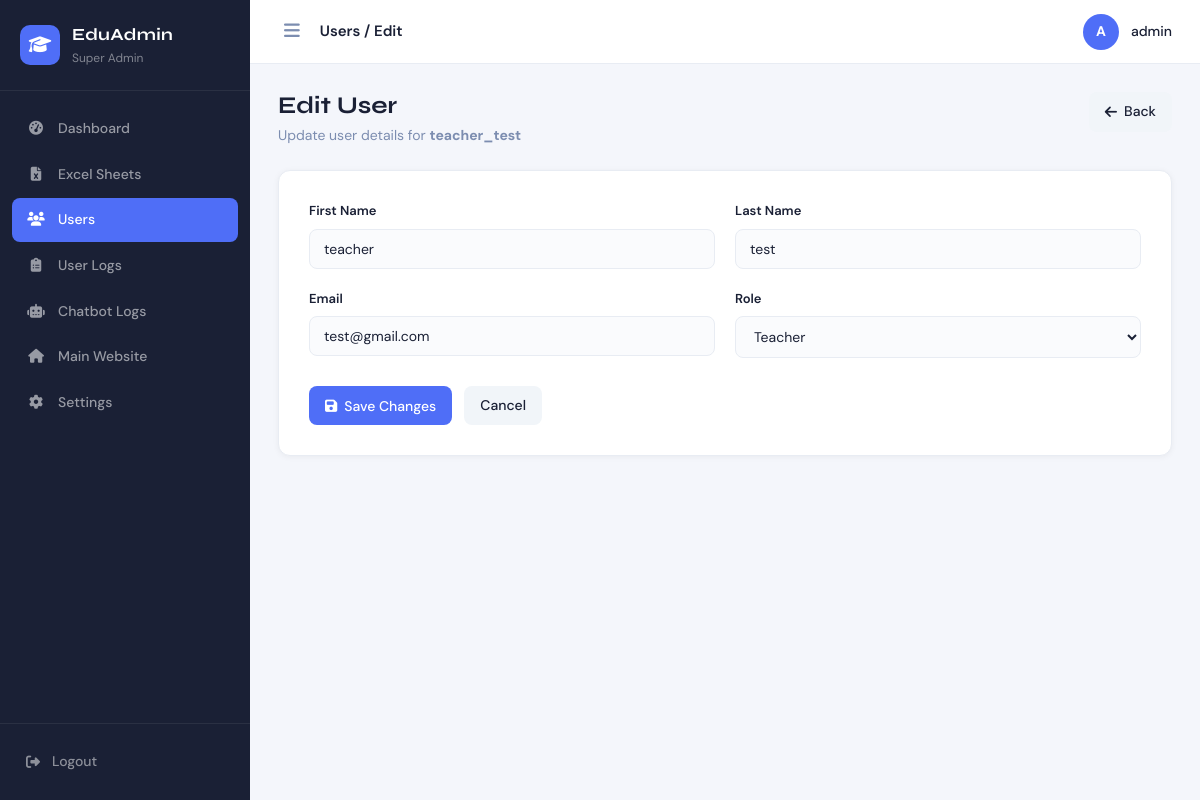
Page /admin-panel/users/edit/2/ (signed in) on the earlier database version.
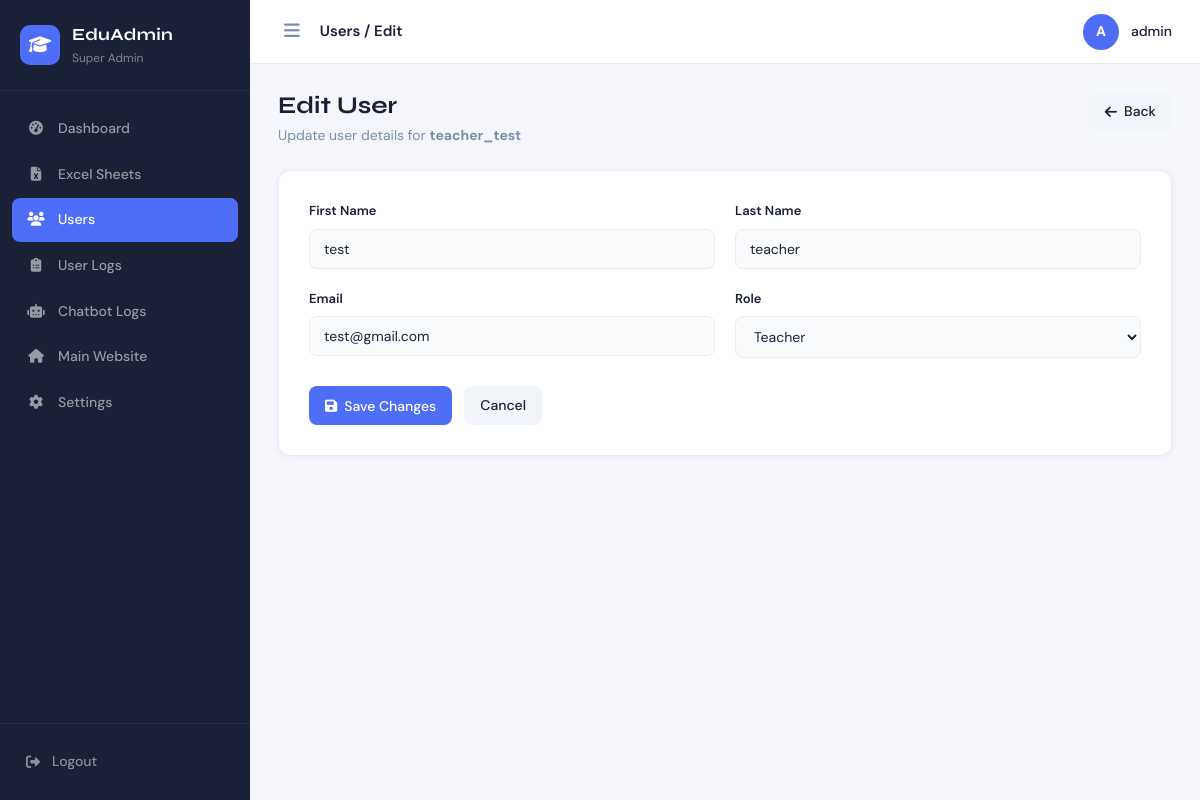
Same page on the later database version.
### excel_ai_chatbot/models.py (models this page shows, shortened)
class CustomUser(AbstractUser):
    ROLE_CHOICES = (
        ("superadmin", "Super Admin"),
        ("teacher", "Teacher"),
    )
    role = models.CharField(
        max_length=20,
        choices=ROLE_CHOICES,
        default="teacher"
    )

### admin_panel/views.py (the view, shortened to what this page needs)
# urls.py: path("users/edit/<int:user_id>/", views.edit_user_view, name="edit_user"),
@superadmin_required
def edit_user_view(request, user_id):
    user = get_object_or_404(CustomUser, id=user_id)
    return render(request, "admin_panel/edit_user.html", {"edit_user": user})

### admin_panel/views.py (called while the page is built)
def superadmin_required(view_func):
    @wraps(view_func)
    def wrapper(request, *args, **kwargs):
        if not request.user.is_authenticated:
            return redirect("login")
        if not hasattr(request.user, "role"):
            return redirect("login")
        if request.user.role != "superadmin":
            return redirect("dashboard")
        return view_func(request, *args, **kwargs)
    return wrapper

### admin_panel/templates/admin_panel/edit_user.html (shortened to what this page needs)
{% extends 'admin_panel/base.html' %}
{% block breadcrumb %}Users / Edit{% endblock %}
{% block content %}
<div class="section-header">
  <div>
    <h1 class="section-title">Edit User</h1>
    <p class="section-subtitle">Update user details for <strong>{{ edit_user.username }}</strong></p>
  </div>
  <a href="{% url 'admin_panel:users' %}" class="btn btn-secondary"><i class="fa-solid fa-arrow-left"></i> Back</a>
</div>
<div class="form-card">
  <form method="POST">
    <div class="form-grid">
      <div class="form-group">
        <label>First Name</label>
        <input type="text" name="first_name" value="{{ edit_user.first_name }}" placeholder="First Name">
      </div>
      <div class="form-group">
        <label>Last Name</label>
        <input type="text" name="last_name" value="{{ edit_user.last_name }}" placeholder="Last Name">
      </div>
      <div class="form-group">
        <label>Email</label>
        <input type="email" name="email" value="{{ edit_user.email }}" placeholder="Email address">
      </div>
      <div class="form-group">
        <label>Role</label>
        <select name="role">
          <option value="teacher" {% if edit_user.role == 'teacher' %}selected{% endif %}>Teacher</option>
        </select>
      </div>
    </div>
    <div class="form-actions">
      <button type="submit" class="btn btn-primary"><i class="fa-solid fa-floppy-disk"></i> Save Changes</button>
      <a href="{% url 'admin_panel:users' %}" class="btn btn-secondary">Cancel</a>
    </div>
  </form>
</div>
{% endblock %}

Differences in the rows shown:
changed CustomUser "teacher_test": first_name "teacher" → "test"; last_name "test" → "teacher"
